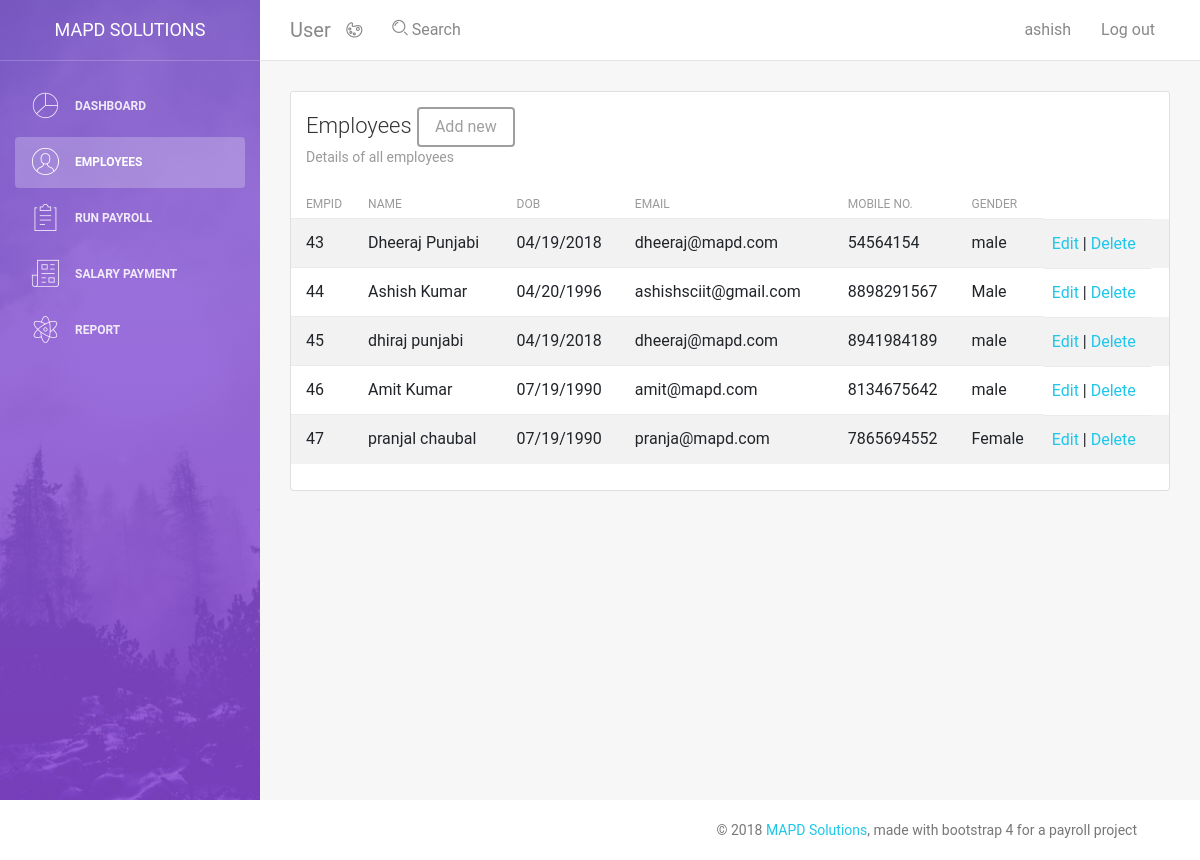
Page /employee.php (signed in) on the committed database.
### tables this page shows
CREATE TABLE IF NOT EXISTS `employees` (
  `empid` int(11) NOT NULL AUTO_INCREMENT,
  `full_name` varchar(100) NOT NULL,
  `dob` varchar(12) NOT NULL,
  `email` varchar(30) NOT NULL,
  `mobile_no` varchar(15) NOT NULL,
  `gender` varchar(7) NOT NULL,
  `address` varchar(100) NOT NULL,
  `city` varchar(15) NOT NULL,
  `state` varchar(15) NOT NULL,
  `postal` varchar(50) NOT NULL,
  `admin_user` int(11) NOT NULL,
  `doj` varchar(12) NOT NULL,
  `acc_no` varchar(16) NOT NULL,
  `department` varchar(30) NOT NULL,
  `designation` varchar(20) NOT NULL,
  `leaves_alloted` int(2) NOT NULL,
  `ctc` int(11) NOT NULL,
  `basic` double(12,2) DEFAULT NULL,
  `hr` float NOT NULL,
  `pf` float NOT NULL,
  `medical` float NOT NULL,
  `travel` float NOT NULL,
  PRIMARY KEY (`empid`),
  KEY `FK_products_1` (`admin_user`)
);

### employee.php (the view, shortened to what this page needs)
<?php
include 'fetch_id.php';
?>
<!DOCTYPE html>
<html lang="en">
<head>
    <link rel="stylesheet" href="https://maxcdn.bootstrapcdn.com/font-awesome/latest/css/font-awesome.min.css" />
    <link href="assets/css/bootstrap.min.css" rel="stylesheet" />
    <link href="assets/css/light-bootstrap-dashboard.css?v=2.0.1" rel="stylesheet" />
    <link href="assets/css/demo.css" rel="stylesheet" />
</head>
<body>
    <div class="wrapper">
        <div class="sidebar" data-image="assets/img/sidebar-5.jpg">
            <div class="sidebar-wrapper">
                <div class="logo">
                    <a href="#" class="simple-text">
                        MAPD SOLUTIONS
                    </a>
                </div>
                <ul class="nav">
                    <li>
                        <a class="nav-link" href="dashboard.php">
                            <i class="nc-icon nc-chart-pie-35"></i>
                            <p>Dashboard</p>
                        </a>
                    </li>
                    <li class="nav-item active">
                        <a class="nav-link" href="./employee.php">
                            <i class="nc-icon nc-circle-09"></i>
                            <p>Employees</p>
                        </a>
                    </li>
                    <li>
                        <a class="nav-link" href="./run_payroll.php">
                            <i class="nc-icon nc-notes"></i>
                            <p>Run Payroll</p>
                        </a>
                    </li>
                    <li>
                        <a class="nav-link" href="./salary_payment.php">
                            <i class="nc-icon nc-paper-2"></i>
                            <p>Salary Payment</p>
                        </a>
                    </li>
                    <li>
                        <a class="nav-link" href="./report.php">
                            <i class="nc-icon nc-atom"></i>
                            <p>Report</p>
                        </a>
                    </li>
                </ul>
            </div>
        </div>
        <div class="main-panel">
            <nav class="navbar navbar-expand-lg " color-on-scroll="500">
                <div class=" container-fluid  ">
                    <a class="navbar-brand" href="#pablo"> User </a>
                    <div class="collapse navbar-collapse justify-content-end" id="navigation">
                        <ul class="nav navbar-nav mr-auto">
                            <li class="nav-item">
                                <a href="#" class="nav-link" data-toggle="dropdown">
                                    <i class="nc-icon nc-palette"></i>
                                </a>
                            </li>
                            <li class="nav-item">
                                <a href="#" class="nav-link">
                                    <i class="nc-icon nc-zoom-split"></i>
                                    <span class="d-lg-block">&nbsp;Search</span>
                                </a>
                            </li>
                        </ul>
                        <ul class="navbar-nav ml-auto">
                            <li class="nav-item">
                                <a class="nav-link" href="#pablo">
                                    <span class="no-icon"><?php echo htmlspecialchars($_SESSION['username']); ?></span>
                                </a>
                            </li>
                            <li class="nav-item">
                                <a class="nav-link" href="logout.php">
                                    <span class="no-icon">Log out</span>
                                </a>
                            </li>
                        </ul>
                    </div>
                </div>
            </nav>
            <div class="content">
                <div class="container-fluid">
                    <div class="row">
                        <div class="col-md-12">
                            <div class="card strpied-tabled-with-hover">
                                <div class="card-header ">
                                    <h4 class="card-title">Employees <a href="add_employee.php"><button type="button" class="btn">Add new</button></a></h4>
                                    <p class="card-category">Details of all employees</p>
                                </div>
                                <div class="card-body table-full-width table-responsive">
                                    <table class="table table-hover table-striped">
                                        <thead>
                                            <th>EMPID</th>
                                            <th>Name</th>
                                            <th>DOB</th>
                                            <th>Email</th>
                                            <th>Mobile No.</th>
                                            <th>Gender</th>
                                        </thead>
                                        <tbody>
                                           <?php
                                            $admin_id = $_SESSION['admin_id'];
                                            $query = "SELECT * FROM employees WHERE admin_user = '$admin_id'";
                                            $res = mysqli_query($link, $query);
                                            if (mysqli_num_rows($res) > 0) {
                                                while($ret = mysqli_fetch_assoc($res)) {
                                                    echo "<tr>";
                                                    echo "<td>".$ret['empid']."</td>";
                                                    echo "<td>".$ret['full_name']."</td>";
                                                    echo "<td>".$ret['dob']."</td>";
                                                    echo "<td>".$ret['email']."</td>";
                                                    echo "<td>".$ret['mobile_no']."</td>";
                                                    echo "<td>".$ret['gender']."</td>";
                                                    echo "<td><a href=\"edit_employee.php?id=$ret[empid]\">Edit</a> &nbsp|&nbsp <a href=\"delete_employee.php?id=$ret[empid]\" onClick=\"return confirm('Are you sure you want to delete?')\">Delete</a></td>";
                                                    echo "</tr>";
                                                }
                                            }
                                            ?>
                                        </tbody>
                                    </table>
                                </div>
                            </div>
                        </div>
                                </div>
                            </div>
                        </div>
                    </div>
                </div>
            <footer class="footer">
                <div class="container">
                    <nav>
                        <p class="copyright text-center">
                            ©
                            <a href="#">MAPD Solutions</a>, made with bootstrap 4 for a payroll project
                        </p>
                    </nav>
                </div>
            </footer>
</body>
</html>

### rows in the picture
employees: empid "43", full_name "Dheeraj Punjabi", dob "04/19/2018", email "dheeraj@mapd.com", mobile_no "54564154", gender "male"
employees: empid "44", full_name "Ashish Kumar", dob "04/20/1996", email "ashishsciit@gmail.com", mobile_no "8898291567", gender "Male"
employees: empid "45", full_name "dhiraj punjabi", dob "04/19/2018", email "dheeraj@mapd.com", mobile_no "8941984189", gender "male"
employees: empid "46", full_name "Amit Kumar", dob "07/19/1990", email "amit@mapd.com", mobile_no "8134675642", gender "male"
employees: empid "47", full_name "pranjal chaubal", dob "07/19/1990", email "pranja@mapd.com", mobile_no "7865694552", gender "Female"

### other values in the picture
$_SESSION['username'] "ashish"
